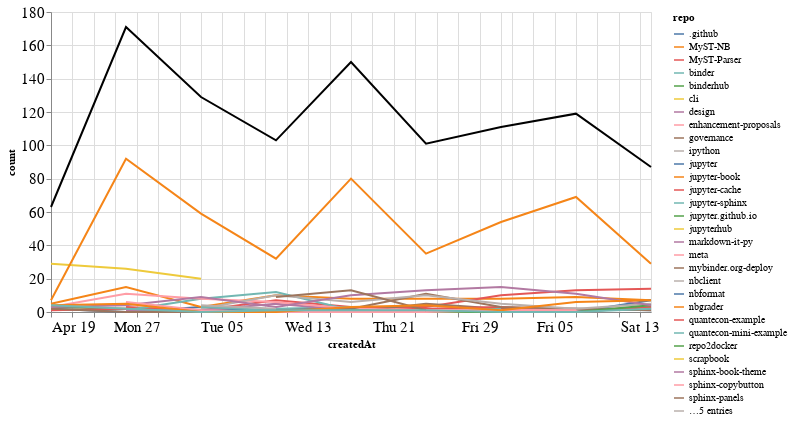

The code cell stored with this chart in its notebook:
### Markdown cell above
## Comments

### Code cell
comments_time = comments.groupby('repo').resample('W', on='createdAt').count()['author'].reset_index()
comments_time = comments_time.rename(columns={'author': 'count'})
comments_time_total = comments_time.groupby('createdAt').agg({"count": "sum"}).reset_index()
ch1 = alt.Chart(comments_time, width=600).mark_line().encode(
    x='createdAt',
    y='count',
    color='repo',
    tooltip="repo"
)

ch2 = alt.Chart(comments_time_total, width=600).mark_line(color="black").encode(
    x='createdAt',
    y='count',
)

ch1 + ch2

### Figure 1 — Vega-Lite specification as saved in the notebook (floating-point values rounded to 4 significant figures; data arrays with more than 128 entries replaced by an {"elided": "..."} marker saying what was removed)
{"config": {"axisLeft": {"labelFontSize": 15}, "axisBottom": {"labelFontSize": 15}}, "layer": [{"data": {"name": "data-89cdd736cd8fd25b46d5a6488c9822e5"}, "mark": "line", "encoding": {"color": {"type": "nominal", "field": "repo"}, "tooltip": {"type": "nominal", "field": "repo"}, "x": {"type": "temporal", "field": "createdAt"}, "y": {"type": "quantitative", "field": "count"}}, "width": 600}, {"data": {"name": "data-814caaed090e4a7aaa5e50e6aa4a28a2"}, "mark": {"type": "line", "color": "black"}, "encoding": {"x": {"type": "temporal", "field": "createdAt"}, "y": {"type": "quantitative", "field": "count"}}, "width": 600}], "$schema": "https://vega.github.io/schema/vega-lite/v4.8.1.json", "datasets": {"data-89cdd736cd8fd25b46d5a6488c9822e5": {"elided": "160 records"}, "data-814caaed090e4a7aaa5e50e6aa4a28a2": [{"createdAt": "2020-04-19T00:00:00", "count": 63}, {"createdAt": "2020-04-26T00:00:00", "count": 171}, {"createdAt": "2020-05-03T00:00:00", "count": 129}, {"createdAt": "2020-05-10T00:00:00", "count": 103}, {"createdAt": "2020-05-17T00:00:00", "count": 150}, {"createdAt": "2020-05-24T00:00:00", "count": 101}, {"createdAt": "2020-05-31T00:00:00", "count": 111}, {"createdAt": "2020-06-07T00:00:00", "count": 119}, {"createdAt": "2020-06-14T00:00:00", "count": 87}]}}
